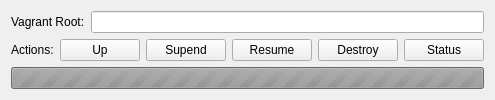
<?xml version="1.0" encoding="UTF-8"?>
<ui version="4.0">
 <class>VagrantWidget</class>
 <widget class="QWidget" name="VagrantWidget">
  <property name="windowTitle">
   <string>VagrantWidget</string>
  </property>
  <layout class="QGridLayout" name="gridLayout_2">
   <item row="0" column="0">
    <layout class="QGridLayout" name="gridLayout">
     <item row="1" column="0">
      <layout class="QHBoxLayout" name="hbox_2">
       <item>
        <widget class="QLabel" name="label_actions">
         <property name="text">
          <string>Actions:</string>
         </property>
        </widget>
       </item>
       <item>
        <widget class="QPushButton" name="button_up">
         <property name="text">
          <string>Up</string>
         </property>
        </widget>
       </item>
       <item>
        <widget class="QPushButton" name="button_suspend">
         <property name="text">
          <string>Supend</string>
         </property>
        </widget>
       </item>
       <item>
        <widget class="QPushButton" name="button_resume">
         <property name="text">
          <string>Resume</string>
         </property>
        </widget>
       </item>
       <item>
        <widget class="QPushButton" name="button_destroy">
         <property name="text">
          <string>Destroy</string>
         </property>
        </widget>
       </item>
       <item>
        <widget class="QPushButton" name="button_status">
         <property name="text">
          <string>Status</string>
         </property>
        </widget>
       </item>
      </layout>
     </item>
     <item row="0" column="0">
      <layout class="QHBoxLayout" name="hbox_1">
       <item>
        <widget class="QLabel" name="label">
         <property name="text">
          <string>Vagrant Root:</string>
         </property>
        </widget>
       </item>
       <item>
        <widget class="QLineEdit" name="text_root"/>
       </item>
      </layout>
     </item>
     <item row="2" column="0">
      <widget class="QProgressBar" name="progress_bar">
       <property name="enabled">
        <bool>false</bool>
       </property>
       <property name="maximum">
        <number>0</number>
       </property>
       <property name="value">
        <number>-1</number>
       </property>
      </widget>
     </item>
    </layout>
   </item>
  </layout>
 </widget>
 <resources/>
 <connections/>
</ui>
